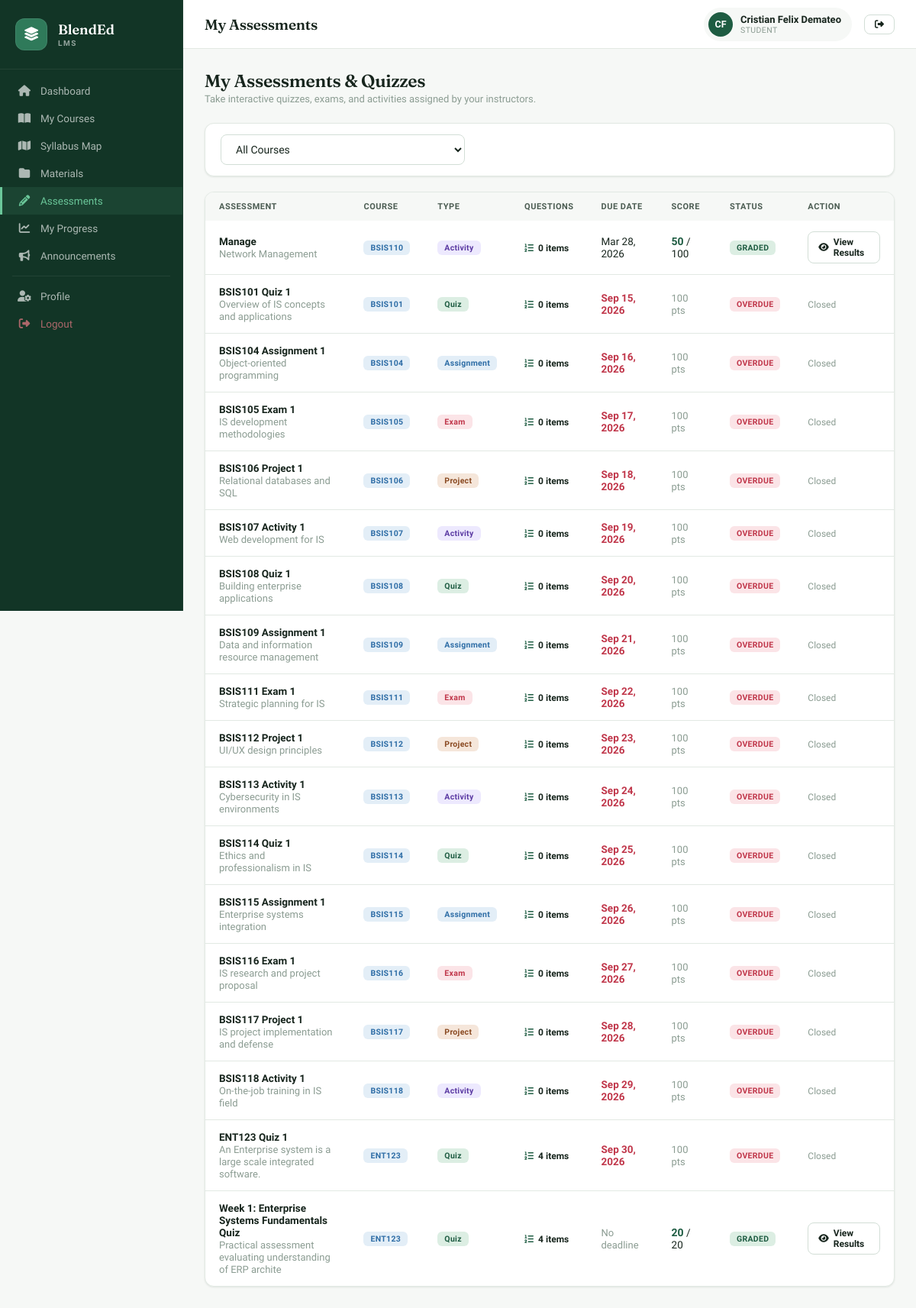
Before: /student/assessments.php (signed in) with the older database file.
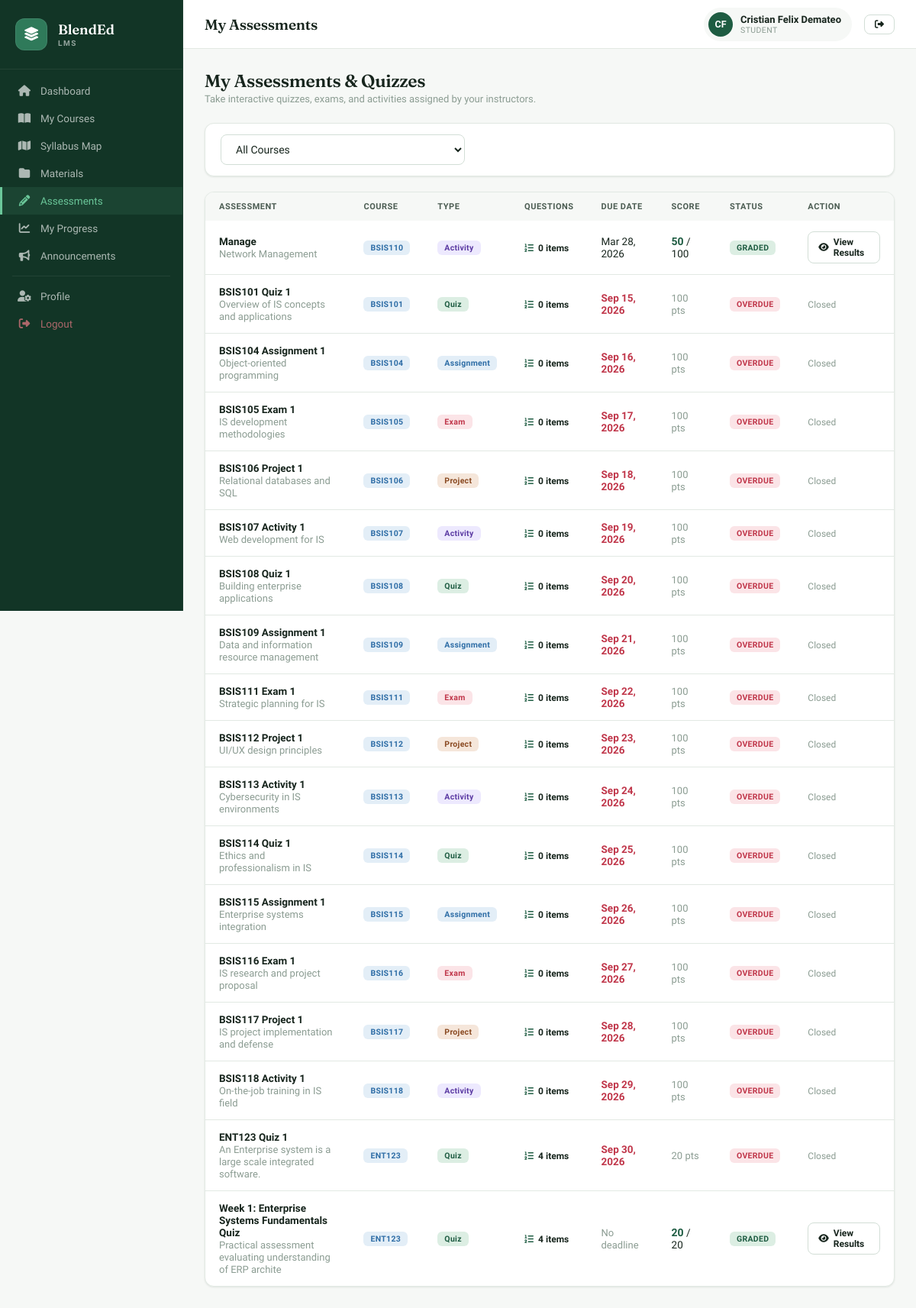
After: the same page with the newer database file.
### tables this page shows
CREATE TABLE `assessments` (
  `id` int NOT NULL AUTO_INCREMENT,
  `syllabus_id` int NOT NULL,
  `topic_id` int DEFAULT NULL,
  `teacher_id` int NOT NULL,
  `title` varchar(200) NOT NULL,
  `description` text,
  `type` enum('quiz','assignment','exam','project','activity') DEFAULT 'quiz',
  `max_score` decimal(5,2) DEFAULT '100.00',
  `due_date` datetime DEFAULT NULL,
  `is_closed` tinyint(1) NOT NULL DEFAULT '0',
  `delivery_mode` enum('online','offline','both') DEFAULT 'both',
  `attachment_path` varchar(255) DEFAULT NULL,
  `created_at` timestamp NOT NULL DEFAULT CURRENT_TIMESTAMP,
  `shuffle_questions` tinyint(1) NOT NULL DEFAULT '1',
  `submission_type` varchar(50) NOT NULL DEFAULT 'quiz_builder',
  `time_limit` int DEFAULT NULL,
  PRIMARY KEY (`id`),
  KEY `syllabus_id` (`syllabus_id`),
  KEY `topic_id` (`topic_id`),
  KEY `teacher_id` (`teacher_id`),
  CONSTRAINT `assessments_ibfk_1` FOREIGN KEY (`syllabus_id`) REFERENCES `syllabi` (`id`) ON DELETE CASCADE,
  CONSTRAINT `assessments_ibfk_2` FOREIGN KEY (`topic_id`) REFERENCES `syllabus_topics` (`id`) ON DELETE SET NULL,
  CONSTRAINT `assessments_ibfk_3` FOREIGN KEY (`teacher_id`) REFERENCES `users` (`id`) ON DELETE CASCADE
);

### includes/config.php (called while the page is built, shortened)
<?php
function safeHtml($text) {
    $text = htmlspecialchars_decode($text, ENT_QUOTES);
    return htmlspecialchars($text, ENT_QUOTES, 'UTF-8');
}

### student/assessments.php (the view, shortened to what the changed rows need)
<?php
require_once '../includes/config.php';
$stid = $_SESSION['user_id'];
$where = "e.student_id = $stid AND e.status = 'enrolled'";
$assessments = $conn->query("
    SELECT a.*, c.course_code, c.course_name,
           (SELECT COUNT(*) FROM assessment_questions aq WHERE aq.assessment_id = a.id) as q_count,
           sub.id as sub_id, sub.score, sub.status as sub_status, sub.submitted_at, sub.feedback, sub.is_auto_graded
    FROM assessments a
    JOIN enrollments e ON e.syllabus_id = a.syllabus_id
    JOIN courses c ON c.id = (SELECT course_id FROM syllabi WHERE id = a.syllabus_id)
    LEFT JOIN submissions sub ON sub.assessment_id = a.id AND sub.student_id = $stid
    WHERE $where
    GROUP BY a.id
    ORDER BY a.due_date IS NULL, a.due_date ASC
");
$tc = ['quiz'=>'badge-green','assignment'=>'badge-blue','exam'=>'badge-red','project'=>'badge-orange','activity'=>'badge-purple'];
?>
<?php require_once '../includes/header.php'; ?>
<div class="app-layout">
<div class="main-content">
<div class="page-content">
<div class="page-header">
    <div class="page-header-left">
        <h2>My Assessments & Quizzes</h2>
    </div>
</div>
<div class="card"><div class="table-wrap"><table>
<thead>
    <tr>
        <th>Assessment</th>
        <th>Course</th>
        <th>Type</th>
        <th>Questions</th>
        <th>Due Date</th>
        <th>Score</th>
        <th>Status</th>
        <th>Action</th>
    </tr>
</thead>
<tbody>
<?php if ($assessments->num_rows === 0): ?>
    <tr><td colspan="8" style="text-align:center;padding:32px;color:var(--text3)">No assessments available for your enrolled courses yet.</td></tr>
<?php else: while($a = $assessments->fetch_assoc()):
    $isOverdue = $a['due_date'] && strtotime($a['due_date']) < time() && !$a['sub_id'];
?>
<tr>
    <td>
        <strong><?= safeHtml($a['title']) ?></strong>
        <?php if($a['description']): ?><br><small class="text-muted"><?= safeHtml(substr($a['description'],0,60)) ?></small><?php endif; ?>
    </td>
    <td><span class="badge badge-blue"><?= htmlspecialchars($a['course_code']) ?></span></td>
    <td><span class="badge <?= $tc[$a['type']] ?? 'badge-gray' ?>" style="text-transform:capitalize"><?= $a['type'] ?></span></td>
    <td>
        <span style="font-size:12px;font-weight:600">
            <i class="fas fa-list-ol" style="color:var(--primary);margin-right:3px"></i> <?= $a['q_count'] ?> item<?= $a['q_count'] != 1 ? 's' : '' ?>
        </span>
    </td>
    <td>
        <?php if($a['due_date']): ?>
            <span style="<?= $isOverdue?'color:var(--danger);font-weight:600':'' ?>"><?= date('M d, Y', strtotime($a['due_date'])) ?></span>
        <?php else: ?>
            <span class="text-muted">No deadline</span>
        <?php endif; ?>
    </td>
    <td>
        <?php if ($a['sub_id'] && $a['sub_status'] === 'graded' && $a['score'] !== null): ?>
            <strong style="color:var(--primary);font-size:14px"><?= (float)$a['score'] ?></strong> / <?= (float)($a['max_score'] ?? 0) ?>
        <?php elseif ($a['sub_id'] && $a['score'] !== null): ?>
            <strong style="color:#d97706;font-size:13px"><?= (float)$a['score'] ?></strong> <small class="text-muted">(Partial)</small>
        <?php elseif ($a['sub_id']): ?>
            <span class="badge badge-orange"><i class="fas fa-clock"></i> Under Review</span>
        <?php else: ?>
            <span class="text-muted"><?= (float)($a['max_score'] ?? 0) ?> pts</span>
        <?php endif; ?>
    </td>
    <td>
        <?php
        if ($a['sub_id']) {
            $ss = ['submitted'=>'badge-orange','graded'=>'badge-green','late'=>'badge-red'];
            echo '<span class="badge '.($ss[$a['sub_status']]??'badge-gray').'">'.ucfirst($a['sub_status']).'</span>';
        } elseif ($isOverdue) {
            echo '<span class="badge badge-red">Overdue</span>';
        } else {
            echo '<span class="badge badge-gray">Pending</span>';
        }
        ?>
    </td>
    <td>
        <?php if(!$a['sub_id'] && !$isOverdue): ?>
            <a href="take_assessment.php?id=<?= $a['id'] ?>" class="btn btn-primary btn-sm" style="display:inline-flex;align-items:center;gap:6px">
                <i class="fas fa-edit"></i> Take Assessment
            </a>
        <?php elseif($a['sub_id']): ?>
            <a href="take_assessment.php?id=<?= $a['id'] ?>" class="btn btn-secondary btn-sm" style="display:inline-flex;align-items:center;gap:6px">
                <i class="fas fa-eye"></i> View Results
            </a>
        <?php else: ?>
            <span class="text-muted" style="font-size:12px">Closed</span>
        <?php endif; ?>
    </td>
</tr>
<?php endwhile; endif; ?>
</tbody>
</table></div></div>
</div></div></div>
</body></html>

Changed rows visible on the page:
changed assessments "ENT123 Quiz 1": max_score "100" → "20"
